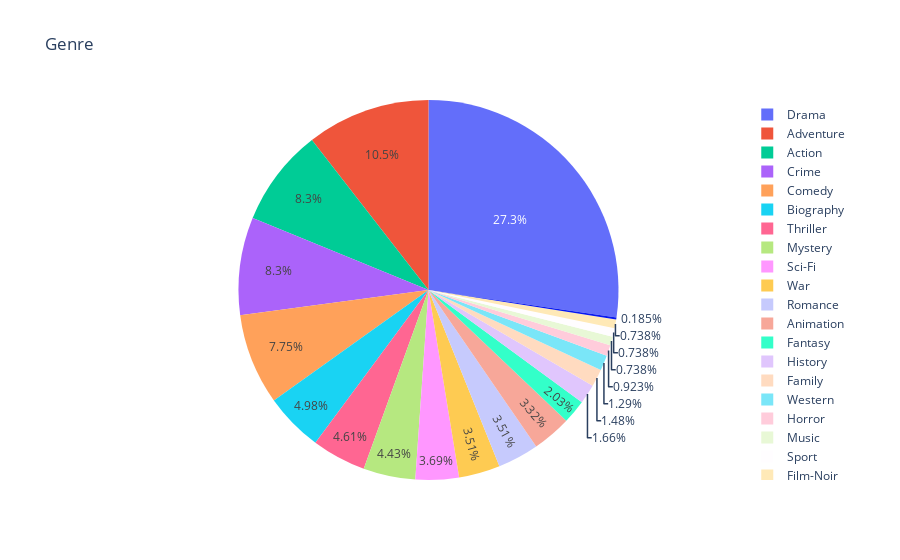

The notebook cell this image was saved under:
### Code cell
fig2 = go.Figure(data=[go.Pie(labels=genre_counts.index, values=genre_counts.values)])


fig2.update_layout(title='Genre')

fig2.show()

### Figure 1 — Plotly figure (JSON) as saved in the notebook; plotly's stock layout.template omitted (floating-point values rounded to 4 significant figures)
{"data": [{"labels": ["Drama", "Adventure", "Action", "Crime", "Comedy", "Biography", "Thriller", "Mystery", "Sci-Fi", "War", "Romance", "Animation", "Fantasy", "History", "Family", "Western", "Horror", "Music", "Sport", "Film-Noir", "Musical"], "type": "pie", "values": [148, 57, 45, 45, 42, 27, 25, 24, 20, 19, 19, 18, 11, 9, 8, 7, 5, 4, 4, 4, 1]}], "layout": {"title": {"text": "Genre"}}}
